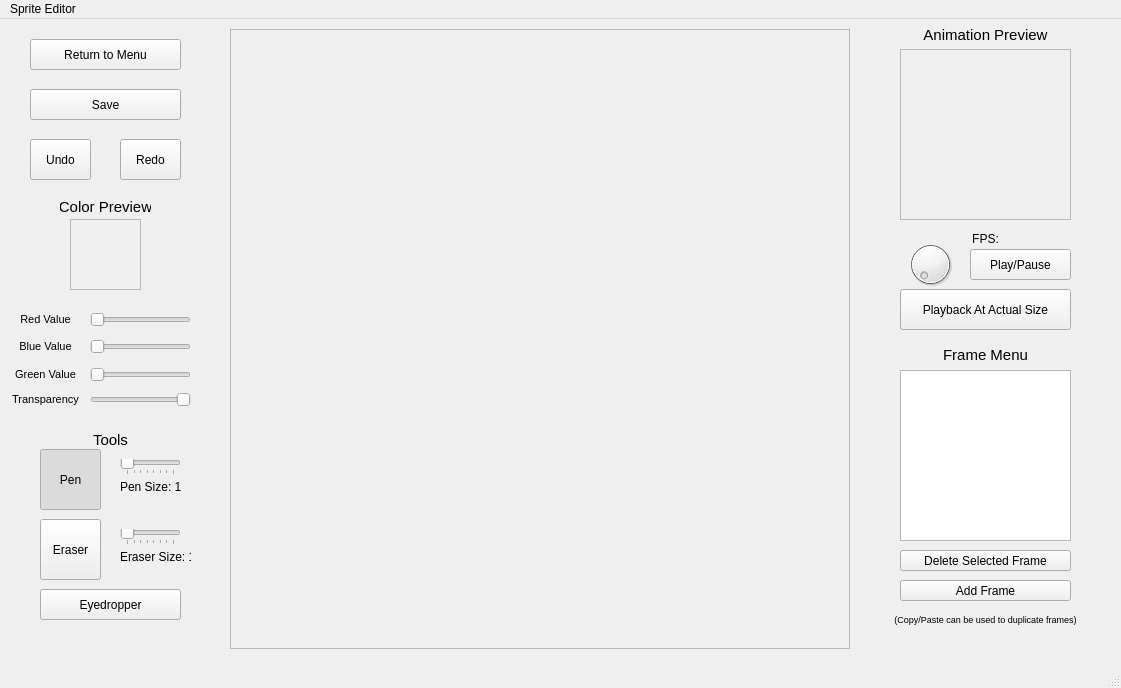
<?xml version="1.0" encoding="UTF-8"?>
<ui version="4.0">
 <class>SpriteEditor</class>
 <widget class="QMainWindow" name="SpriteEditor">
  <property name="geometry">
   <rect>
    <x>0</x>
    <y>0</y>
    <width>1121</width>
    <height>688</height>
   </rect>
  </property>
  <property name="windowTitle">
   <string>SpriteEditor</string>
  </property>
  <widget class="QWidget" name="centralwidget">
   <widget class="QPushButton" name="addFrame">
    <property name="geometry">
     <rect>
      <x>900</x>
      <y>561</y>
      <width>171</width>
      <height>21</height>
     </rect>
    </property>
    <property name="text">
     <string>Add Frame</string>
    </property>
   </widget>
   <widget class="QToolButton" name="eraserTool">
    <property name="geometry">
     <rect>
      <x>40</x>
      <y>500</y>
      <width>61</width>
      <height>61</height>
     </rect>
    </property>
    <property name="text">
     <string>Eraser</string>
    </property>
    <property name="checkable">
     <bool>true</bool>
    </property>
   </widget>
   <widget class="QToolButton" name="penTool">
    <property name="geometry">
     <rect>
      <x>40</x>
      <y>430</y>
      <width>61</width>
      <height>61</height>
     </rect>
    </property>
    <property name="text">
     <string>Pen</string>
    </property>
    <property name="checkable">
     <bool>true</bool>
    </property>
    <property name="checked">
     <bool>true</bool>
    </property>
   </widget>
   <widget class="QToolButton" name="eyedropperTool">
    <property name="geometry">
     <rect>
      <x>40</x>
      <y>570</y>
      <width>141</width>
      <height>31</height>
     </rect>
    </property>
    <property name="text">
     <string>Eyedropper</string>
    </property>
    <property name="checkable">
     <bool>true</bool>
    </property>
   </widget>
   <widget class="QToolButton" name="saveButton">
    <property name="geometry">
     <rect>
      <x>30</x>
      <y>70</y>
      <width>151</width>
      <height>31</height>
     </rect>
    </property>
    <property name="text">
     <string>Save</string>
    </property>
   </widget>
   <widget class="QToolButton" name="returnToMenu">
    <property name="geometry">
     <rect>
      <x>30</x>
      <y>20</y>
      <width>151</width>
      <height>31</height>
     </rect>
    </property>
    <property name="text">
     <string>Return to Menu</string>
    </property>
   </widget>
   <widget class="QFrame" name="drawingFrame">
    <property name="geometry">
     <rect>
      <x>230</x>
      <y>10</y>
      <width>620</width>
      <height>620</height>
     </rect>
    </property>
    <property name="frameShape">
     <enum>QFrame::Shape::StyledPanel</enum>
    </property>
    <property name="frameShadow">
     <enum>QFrame::Shadow::Raised</enum>
    </property>
   </widget>
   <widget class="QToolButton" name="undoButton">
    <property name="geometry">
     <rect>
      <x>30</x>
      <y>120</y>
      <width>61</width>
      <height>41</height>
     </rect>
    </property>
    <property name="text">
     <string>Undo</string>
    </property>
   </widget>
   <widget class="QToolButton" name="redoButton">
    <property name="geometry">
     <rect>
      <x>120</x>
      <y>120</y>
      <width>61</width>
      <height>41</height>
     </rect>
    </property>
    <property name="text">
     <string>Redo</string>
    </property>
   </widget>
   <widget class="QLabel" name="label">
    <property name="geometry">
     <rect>
      <x>900</x>
      <y>0</y>
      <width>171</width>
      <height>31</height>
     </rect>
    </property>
    <property name="font">
     <font>
      <pointsize>11</pointsize>
     </font>
    </property>
    <property name="text">
     <string>Animation Preview</string>
    </property>
    <property name="alignment">
     <set>Qt::AlignmentFlag::AlignCenter</set>
    </property>
   </widget>
   <widget class="QFrame" name="animationPreviewBox">
    <property name="geometry">
     <rect>
      <x>900</x>
      <y>30</y>
      <width>171</width>
      <height>171</height>
     </rect>
    </property>
    <property name="frameShape">
     <enum>QFrame::Shape::StyledPanel</enum>
    </property>
    <property name="frameShadow">
     <enum>QFrame::Shadow::Raised</enum>
    </property>
   </widget>
   <widget class="QLabel" name="label_2">
    <property name="geometry">
     <rect>
      <x>40</x>
      <y>410</y>
      <width>141</width>
      <height>21</height>
     </rect>
    </property>
    <property name="font">
     <font>
      <pointsize>11</pointsize>
     </font>
    </property>
    <property name="text">
     <string>Tools</string>
    </property>
    <property name="alignment">
     <set>Qt::AlignmentFlag::AlignCenter</set>
    </property>
   </widget>
   <widget class="QDial" name="fpsSelector">
    <property name="geometry">
     <rect>
      <x>900</x>
      <y>220</y>
      <width>61</width>
      <height>51</height>
     </rect>
    </property>
    <property name="maximum">
     <number>120</number>
    </property>
   </widget>
   <widget class="QToolButton" name="previewStopStart">
    <property name="geometry">
     <rect>
      <x>970</x>
      <y>230</y>
      <width>101</width>
      <height>31</height>
     </rect>
    </property>
    <property name="text">
     <string>Play/Pause</string>
    </property>
   </widget>
   <widget class="QToolButton" name="deleteFrame">
    <property name="geometry">
     <rect>
      <x>900</x>
      <y>531</y>
      <width>171</width>
      <height>21</height>
     </rect>
    </property>
    <property name="text">
     <string>Delete Selected Frame</string>
    </property>
   </widget>
   <widget class="QLabel" name="label_4">
    <property name="geometry">
     <rect>
      <x>10</x>
      <y>290</y>
      <width>71</width>
      <height>21</height>
     </rect>
    </property>
    <property name="font">
     <font>
      <pointsize>8</pointsize>
     </font>
    </property>
    <property name="text">
     <string>Red Value</string>
    </property>
    <property name="alignment">
     <set>Qt::AlignmentFlag::AlignCenter</set>
    </property>
   </widget>
   <widget class="QLabel" name="label_5">
    <property name="geometry">
     <rect>
      <x>10</x>
      <y>317</y>
      <width>71</width>
      <height>21</height>
     </rect>
    </property>
    <property name="font">
     <font>
      <pointsize>8</pointsize>
     </font>
    </property>
    <property name="text">
     <string>Blue Value</string>
    </property>
    <property name="alignment">
     <set>Qt::AlignmentFlag::AlignCenter</set>
    </property>
   </widget>
   <widget class="QLabel" name="label_6">
    <property name="geometry">
     <rect>
      <x>10</x>
      <y>345</y>
      <width>71</width>
      <height>21</height>
     </rect>
    </property>
    <property name="font">
     <font>
      <pointsize>8</pointsize>
     </font>
    </property>
    <property name="text">
     <string>Green Value</string>
    </property>
    <property name="alignment">
     <set>Qt::AlignmentFlag::AlignCenter</set>
    </property>
   </widget>
   <widget class="QLabel" name="label_7">
    <property name="geometry">
     <rect>
      <x>10</x>
      <y>370</y>
      <width>71</width>
      <height>21</height>
     </rect>
    </property>
    <property name="font">
     <font>
      <pointsize>8</pointsize>
     </font>
    </property>
    <property name="text">
     <string>Transparency</string>
    </property>
    <property name="alignment">
     <set>Qt::AlignmentFlag::AlignCenter</set>
    </property>
   </widget>
   <widget class="QFrame" name="colorPreviewBox">
    <property name="geometry">
     <rect>
      <x>70</x>
      <y>200</y>
      <width>71</width>
      <height>71</height>
     </rect>
    </property>
    <property name="frameShape">
     <enum>QFrame::Shape::StyledPanel</enum>
    </property>
    <property name="frameShadow">
     <enum>QFrame::Shadow::Raised</enum>
    </property>
   </widget>
   <widget class="QLabel" name="label_8">
    <property name="geometry">
     <rect>
      <x>60</x>
      <y>180</y>
      <width>91</width>
      <height>16</height>
     </rect>
    </property>
    <property name="font">
     <font>
      <pointsize>11</pointsize>
     </font>
    </property>
    <property name="text">
     <string>Color Preview</string>
    </property>
    <property name="alignment">
     <set>Qt::AlignmentFlag::AlignCenter</set>
    </property>
   </widget>
   <widget class="QSlider" name="eraserSize">
    <property name="geometry">
     <rect>
      <x>120</x>
      <y>510</y>
      <width>61</width>
      <height>16</height>
     </rect>
    </property>
    <property name="minimum">
     <number>1</number>
    </property>
    <property name="maximum">
     <number>8</number>
    </property>
    <property name="orientation">
     <enum>Qt::Orientation::Horizontal</enum>
    </property>
    <property name="tickPosition">
     <enum>QSlider::TickPosition::TicksBelow</enum>
    </property>
    <property name="tickInterval">
     <number>1</number>
    </property>
   </widget>
   <widget class="QSlider" name="penSize">
    <property name="geometry">
     <rect>
      <x>120</x>
      <y>440</y>
      <width>61</width>
      <height>16</height>
     </rect>
    </property>
    <property name="minimum">
     <number>1</number>
    </property>
    <property name="maximum">
     <number>8</number>
    </property>
    <property name="orientation">
     <enum>Qt::Orientation::Horizontal</enum>
    </property>
    <property name="tickPosition">
     <enum>QSlider::TickPosition::TicksBelow</enum>
    </property>
    <property name="tickInterval">
     <number>1</number>
    </property>
   </widget>
   <widget class="QLabel" name="eraserSizeLabel">
    <property name="geometry">
     <rect>
      <x>120</x>
      <y>530</y>
      <width>71</width>
      <height>16</height>
     </rect>
    </property>
    <property name="text">
     <string>Eraser Size: 1</string>
    </property>
   </widget>
   <widget class="QLabel" name="penSizeLabel">
    <property name="geometry">
     <rect>
      <x>120</x>
      <y>460</y>
      <width>61</width>
      <height>16</height>
     </rect>
    </property>
    <property name="text">
     <string>Pen Size: 1</string>
    </property>
   </widget>
   <widget class="QLabel" name="fpsLabel">
    <property name="geometry">
     <rect>
      <x>900</x>
      <y>210</y>
      <width>171</width>
      <height>20</height>
     </rect>
    </property>
    <property name="text">
     <string>FPS:</string>
    </property>
    <property name="alignment">
     <set>Qt::AlignmentFlag::AlignCenter</set>
    </property>
   </widget>
   <widget class="QPushButton" name="playBackAtActualSize">
    <property name="geometry">
     <rect>
      <x>900</x>
      <y>270</y>
      <width>171</width>
      <height>41</height>
     </rect>
    </property>
    <property name="text">
     <string>Playback At Actual Size</string>
    </property>
   </widget>
   <widget class="QListWidget" name="frameDisplay">
    <property name="geometry">
     <rect>
      <x>900</x>
      <y>351</y>
      <width>171</width>
      <height>171</height>
     </rect>
    </property>
    <property name="sizePolicy">
     <sizepolicy hsizetype="Fixed" vsizetype="Fixed">
      <horstretch>0</horstretch>
      <verstretch>0</verstretch>
     </sizepolicy>
    </property>
    <property name="layoutDirection">
     <enum>Qt::LayoutDirection::LeftToRight</enum>
    </property>
    <property name="iconSize">
     <size>
      <width>75</width>
      <height>75</height>
     </size>
    </property>
    <property name="movement">
     <enum>QListView::Movement::Static</enum>
    </property>
    <property name="resizeMode">
     <enum>QListView::ResizeMode::Adjust</enum>
    </property>
    <property name="spacing">
     <number>5</number>
    </property>
    <property name="gridSize">
     <size>
      <width>75</width>
      <height>75</height>
     </size>
    </property>
    <property name="viewMode">
     <enum>QListView::ViewMode::IconMode</enum>
    </property>
    <property name="uniformItemSizes">
     <bool>true</bool>
    </property>
   </widget>
   <widget class="QLabel" name="label_3">
    <property name="geometry">
     <rect>
      <x>900</x>
      <y>320</y>
      <width>171</width>
      <height>31</height>
     </rect>
    </property>
    <property name="font">
     <font>
      <pointsize>11</pointsize>
     </font>
    </property>
    <property name="text">
     <string>Frame Menu</string>
    </property>
    <property name="alignment">
     <set>Qt::AlignmentFlag::AlignCenter</set>
    </property>
   </widget>
   <widget class="QLabel" name="label_9">
    <property name="geometry">
     <rect>
      <x>870</x>
      <y>590</y>
      <width>231</width>
      <height>20</height>
     </rect>
    </property>
    <property name="font">
     <font>
      <pointsize>7</pointsize>
     </font>
    </property>
    <property name="text">
     <string>(Copy/Paste can be used to duplicate frames)</string>
    </property>
    <property name="scaledContents">
     <bool>true</bool>
    </property>
    <property name="alignment">
     <set>Qt::AlignmentFlag::AlignCenter</set>
    </property>
    <property name="indent">
     <number>-3</number>
    </property>
   </widget>
   <widget class="QSlider" name="redValueSelector">
    <property name="geometry">
     <rect>
      <x>90</x>
      <y>290</y>
      <width>101</width>
      <height>21</height>
     </rect>
    </property>
    <property name="maximum">
     <number>255</number>
    </property>
    <property name="orientation">
     <enum>Qt::Orientation::Horizontal</enum>
    </property>
   </widget>
   <widget class="QSlider" name="blueValueSelector">
    <property name="geometry">
     <rect>
      <x>90</x>
      <y>320</y>
      <width>101</width>
      <height>16</height>
     </rect>
    </property>
    <property name="maximum">
     <number>255</number>
    </property>
    <property name="orientation">
     <enum>Qt::Orientation::Horizontal</enum>
    </property>
   </widget>
   <widget class="QSlider" name="greenValueSelector">
    <property name="geometry">
     <rect>
      <x>90</x>
      <y>335</y>
      <width>101</width>
      <height>41</height>
     </rect>
    </property>
    <property name="maximum">
     <number>255</number>
    </property>
    <property name="orientation">
     <enum>Qt::Orientation::Horizontal</enum>
    </property>
   </widget>
   <widget class="QSlider" name="transparencySelector">
    <property name="geometry">
     <rect>
      <x>90</x>
      <y>370</y>
      <width>101</width>
      <height>21</height>
     </rect>
    </property>
    <property name="maximum">
     <number>255</number>
    </property>
    <property name="orientation">
     <enum>Qt::Orientation::Horizontal</enum>
    </property>
    <property name="invertedAppearance">
     <bool>true</bool>
    </property>
    <property name="invertedControls">
     <bool>false</bool>
    </property>
   </widget>
  </widget>
  <widget class="QMenuBar" name="menubar">
   <property name="geometry">
    <rect>
     <x>0</x>
     <y>0</y>
     <width>1121</width>
     <height>22</height>
    </rect>
   </property>
   <widget class="QMenu" name="menuSprite_Editor">
    <property name="title">
     <string>Sprite Editor</string>
    </property>
   </widget>
   <addaction name="menuSprite_Editor"/>
  </widget>
  <widget class="QStatusBar" name="statusbar"/>
 </widget>
 <resources/>
 <connections/>
</ui>
